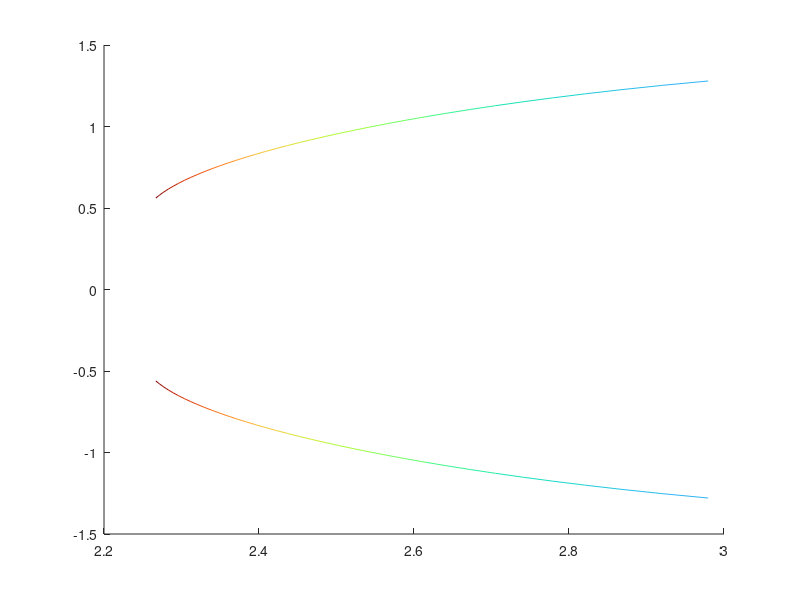

Reproduce this figure in MATLAB. (Note: this script raises an error after producing the figure.)
% disk1()
% disk2()
% disk3()
function plotfig01()
  figure(1)
  hold on
  h=colormap(turbo);
  
  % curve 1
  hh=load('disk1.mat');
  curve=hh.curve;
  nnn=hh.nnn;
  
  kk=2.404825557695773;
  
  for i=1:length(curve)-1
    x1=real(curve(i));
    x2=real(curve(i+1));
    y1=imag(curve(i));
    y2=imag(curve(i+1));
    plot([x1 x2],[y1,y2],'color',h(floor(nnn(i)*16),:))
    plot([x1 x2],[-y1,-y2],'color',h(floor(nnn(i)*16),:))
  end
    
  m=tan(pi/3);
  x=linspace(kk-0.2,kk+0.2,10);
  y1=m.*x-m*kk;
  y2=-m.*x+m*kk;
  plot(x,y1,'g');
  plot(x,y2,'g');
  cc=0.2/cos(pi/3);
  plot([kk-cc,kk+cc],[0,0],'g')
  plot(kk,0,'b*')
  
  % curve 2
  hh=load('disk2.mat');
  curve=hh.curve;
  nnn=hh.nnn;
  
  kk=3.831705970207513;
  
  for i=1:length(curve)-1
    x1=real(curve(i));
    x2=real(curve(i+1));
    y1=imag(curve(i));
    y2=imag(curve(i+1));
    plot([x1 x2],[y1,y2],'color',h(floor(nnn(i)*16),:))
    plot([x1 x2],[-y1,-y2],'color',h(floor(nnn(i)*16),:))
  end
    
  m=tan(pi/3);
  x=linspace(kk-0.2,kk+0.2,10);
  y1=m.*x-m*kk;
  y2=-m.*x+m*kk;
  plot(x,y1,'g');
  plot(x,y2,'g');
  cc=0.2/cos(pi/3);
  plot([kk-cc,kk+cc],[0,0],'g')
  plot(kk,0,'b*')
  
  % curve 3
  hh=load('disk3.mat');
  curve=hh.curve;
  nnn=hh.nnn;
  
  kk=5.13562230184068;
  
  for i=1:length(curve)-1
    x1=real(curve(i));
    x2=real(curve(i+1));
    y1=imag(curve(i));
    y2=imag(curve(i+1));
    plot([x1 x2],[y1,y2],'color',h(floor(nnn(i)*16),:))
    plot([x1 x2],[-y1,-y2],'color',h(floor(nnn(i)*16),:))
  end
    
  m=tan(pi/3);
  x=linspace(kk-0.2,kk+0.2,10);
  y1=m.*x-m*kk;
  y2=-m.*x+m*kk;
  plot(x,y1,'g');
  plot(x,y2,'g');
  cc=0.2/cos(pi/3);
  plot([kk-cc,kk+cc],[0,0],'g')
  plot(kk,0,'b*')
  
  colorbar
  caxis([1,16])
  axis equal
  axis([2 6 -2 2])
  xlabel('Re(\kappa)')
  ylabel('Im(\kappa)')
  box on
  hold off
  
  set(gcf,'renderer','Painters')
  print -depsc fig01.eps
end